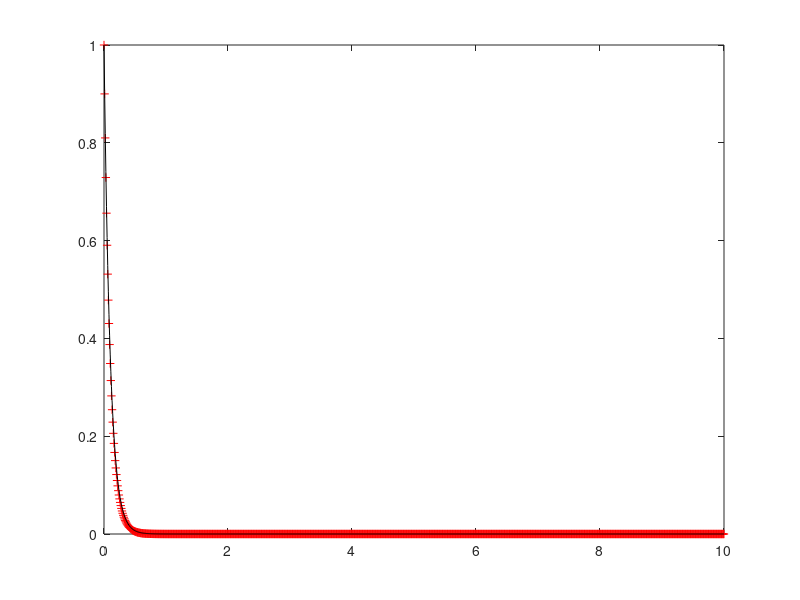

Write the MATLAB code that produced this figure.
#!/usr/bin/env octave
# File: eulerexplicit.m
# Name: D.Saravanan
# Date: 02/12/2021

""" Script to implement the Euler explicit scheme for y' = -10y with y(1) = 1 """

t_ = 10;                % time period
dt = 0.01;              % time step
N = t_/dt;              % number of steps
t = zeros(N+1, 1);      % time step vector
y = zeros(N+1, 1);      % solution vector
t(1) = 0;              
y(1) = 1;               

for k = 1:N
    t(k+1) = t(k) + dt;
    y(k+1) = y(k) + dt * (-10 * y(k));
end

exact = exp(-10*t);     % exact solution

plot(t, y, 'r+');
hold on;
plot(t, exact, 'k-');
print('eulerexplicit.png', '-dpng')
